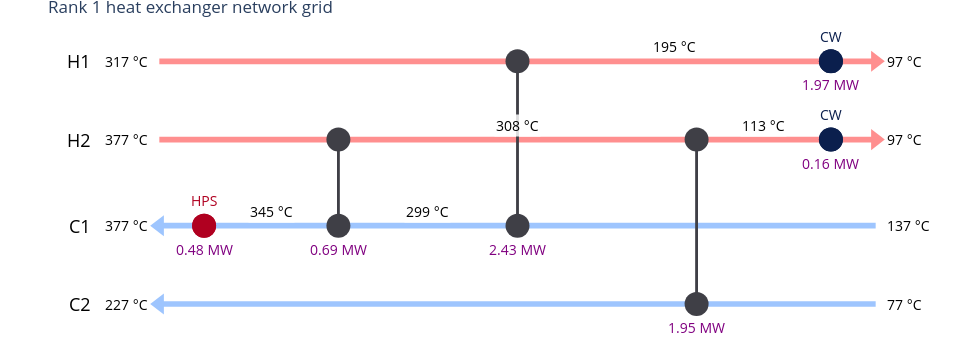
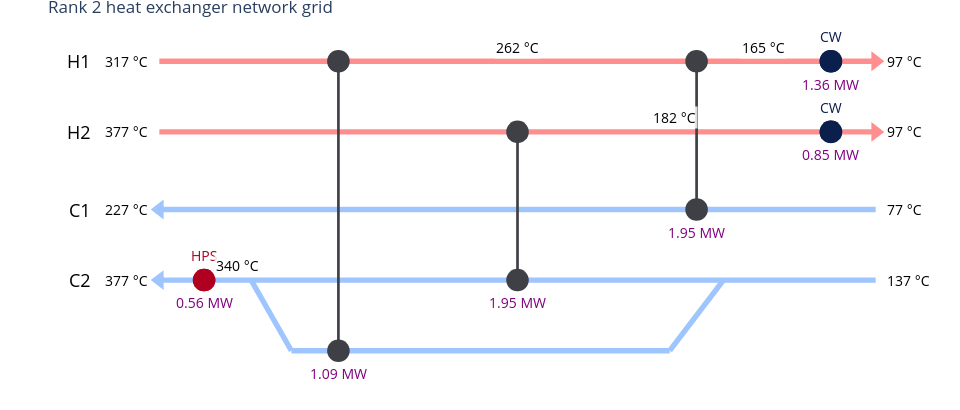

The cell these charts' notebook holds for them, in order:
### Code cell
grid_diagrams = []

for rank in range(1, min(3, len(top_ranked_networks)) + 1):
    design.select_network(solution_rank=rank)
    diagram = design.network.build_grid_diagram()
    diagram.fig.update_layout(title_text=f"Rank {rank} heat exchanger network grid")
    grid_diagrams.append(diagram)
    display(diagram.fig)

design.select_network(solution_rank=1)
network = design.network

### Figure 1 — Plotly figure (JSON) as saved in the notebook; plotly's stock layout.template omitted (floating-point values rounded to 4 significant figures)
{"data": [{"hoverinfo": "skip", "line": {"color": "#9ec5fe", "width": 5.71}, "mode": "lines", "showlegend": false, "type": "scatter", "x": [1, 0], "y": [0.3922, 0.3922]}, {"hoverinfo": "skip", "marker": {"color": "#9ec5fe", "size": 18.27, "symbol": "triangle-left"}, "mode": "markers", "showlegend": false, "type": "scatter", "x": [0], "y": [0.3922]}, {"hoverinfo": "skip", "line": {"color": "#9ec5fe", "width": 5.71}, "mode": "lines", "showlegend": false, "type": "scatter", "x": [1, 0], "y": [0.5882, 0.5882]}, {"hoverinfo": "skip", "marker": {"color": "#9ec5fe", "size": 18.27, "symbol": "triangle-left"}, "mode": "markers", "showlegend": false, "type": "scatter", "x": [0], "y": [0.5882]}, {"hoverinfo": "skip", "line": {"color": "#ff8f8f", "width": 5.71}, "mode": "lines", "showlegend": false, "type": "scatter", "x": [0, 1], "y": [0.8039, 0.8039]}, {"hoverinfo": "skip", "marker": {"color": "#ff8f8f", "size": 18.27, "symbol": "triangle-right"}, "mode": "markers", "showlegend": false, "type": "scatter", "x": [1], "y": [0.8039]}, {"hoverinfo": "skip", "line": {"color": "#ff8f8f", "width": 5.71}, "mode": "lines", "showlegend": false, "type": "scatter", "x": [0, 1], "y": [1.0, 1.0]}, {"hoverinfo": "skip", "marker": {"color": "#ff8f8f", "size": 18.27, "symbol": "triangle-right"}, "mode": "markers", "showlegend": false, "type": "scatter", "x": [1], "y": [1.0]}, {"hovertemplate": "Raw Milk -> Milk Concentrate | stage 1<br>Duty: 0.69 MW<br>Area: 75.75 m^2<extra></extra>", "line": {"color": "#3f3f46", "dash": "solid", "width": 2.855}, "marker": {"color": "#3f3f46", "size": 23.98}, "mode": "lines+markers", "showlegend": false, "type": "scatter", "x": [0.25, 0.25], "y": [0.8039, 0.5882]}, {"hovertemplate": "HT Flash -> Milk Concentrate | stage 3<br>Duty: 2.43 MW<br>Area: 141.04 m^2<extra></extra>", "line": {"color": "#3f3f46", "dash": "solid", "width": 2.855}, "marker": {"color": "#3f3f46", "size": 23.98}, "mode": "lines+markers", "showlegend": false, "type": "scatter", "x": [0.5, 0.5], "y": [1.0, 0.5882]}, {"hovertemplate": "Raw Milk -> CIP Water | stage 3<br>Duty: 1.95 MW<br>Area: 70.28 m^2<extra></extra>", "line": {"color": "#3f3f46", "dash": "solid", "width": 2.855}, "marker": {"color": "#3f3f46", "size": 23.98}, "mode": "lines+markers", "showlegend": false, "type": "scatter", "x": [0.75, 0.75], "y": [0.8039, 0.3922]}, {"hovertemplate": "HPS -> Milk Concentrate<br>Duty: 0.48 MW<br>Area: 13.09 m^2<extra></extra>", "line": {"color": "#b00020", "dash": "solid", "width": 5.71}, "marker": {"color": "#b00020", "size": 23.98}, "mode": "lines+markers", "showlegend": false, "type": "scatter", "x": [0.0625, 0.0625], "y": [0.5882, 0.5882]}, {"hovertemplate": "HT Flash -> CW<br>Duty: 1.97 MW<br>Area: 37.76 m^2<extra></extra>", "line": {"color": "#0b1f4d", "dash": "solid", "width": 5.71}, "marker": {"color": "#0b1f4d", "size": 23.98}, "mode": "lines+markers", "showlegend": false, "type": "scatter", "x": [0.9375, 0.9375], "y": [1.0, 1.0]}, {"hovertemplate": "Raw Milk -> CW<br>Duty: 0.16 MW<br>Area: 4.71 m^2<extra></extra>", "line": {"color": "#0b1f4d", "dash": "solid", "width": 5.71}, "marker": {"color": "#0b1f4d", "size": 23.98}, "mode": "lines+markers", "showlegend": false, "type": "scatter", "x": [0.9375, 0.9375], "y": [0.8039, 0.8039]}], "layout": {"annotations": [{"bgcolor": "rgba(255,255,255,0.82)", "borderpad": 1, "font": {"color": "#b00020", "size": 14}, "showarrow": false, "text": "HPS", "x": 0.0625, "xanchor": "center", "xshift": 0, "y": 0.5882, "yanchor": "bottom", "yshift": 13.3}, {"bgcolor": "rgba(255,255,255,0.82)", "borderpad": 1, "font": {"color": "#0b1f4d", "size": 14}, "showarrow": false, "text": "CW", "x": 0.9375, "xanchor": "center", "xshift": 0, "y": 1.0, "yanchor": "bottom", "yshift": 13.3}, {"bgcolor": "rgba(255,255,255,0.82)", "borderpad": 1, "font": {"color": "#0b1f4d", "size": 14}, "showarrow": false, "text": "CW", "x": 0.9375, "xanchor": "center", "xshift": 0, "y": 0.8039, "yanchor": "bottom", "yshift": 13.3}, {"bgcolor": "rgba(255,255,255,0.82)", "borderpad": 1, "font": {"color": "purple", "size": 14}, "showarrow": false, "text": "0.69 MW", "x": 0.25, "xanchor": "center", "xshift": 0, "y": 0.5882, "yanchor": "top", "yshift": -11.99}, {"bgcolor": "rgba(255,255,255,0.82)", "borderpad": 1, "font": {"color": "purple", "size": 14}, "showarrow": false, "text": "2.43 MW", "x": 0.5, "xanchor": "center", "xshift": 0, "y": 0.5882, "yanchor": "top", "yshift": -11.99}, {"bgcolor": "rgba(255,255,255,0.82)", "borderpad": 1, "font": {"color": "purple", "size": 14}, "showarrow": false, "text": "1.95 MW", "x": 0.75, "xanchor": "center", "xshift": 0, "y": 0.3922, "yanchor": "top", "yshift": -11.99}, {"bgcolor": "rgba(255,255,255,0.82)", "borderpad": 1, "font": {"color": "purple", "size": 14}, "showarrow": false, "text": "0.48 MW", "x": 0.0625, "xanchor": "center", "xshift": 0, "y": 0.5882, "yanchor": "top", "yshift": -11.99}, {"bgcolor": "rgba(255,255,255,0.82)", "borderpad": 1, "font": {"color": "purple", "size": 14}, "showarrow": false, "text": "1.97 MW", "x": 0.9375, "xanchor": "center", "xshift": 0, "y": 1.0, "yanchor": "top", "yshift": -11.99}, {"bgcolor": "rgba(255,255,255,0.82)", "borderpad": 1, "font": {"color": "purple", "size": 14}, "showarrow": false, "text": "0.16 MW", "x": 0.9375, "xanchor": "center", "xshift": 0, "y": 0.8039, "yanchor": "top", "yshift": -11.99}, {"bgcolor": "rgba(255,255,255,0.82)", "borderpad": 1, "font": {"color": "black", "size": 14}, "showarrow": false, "text": "137 °C", "x": 1, "xanchor": "left", "xshift": 9.8, "y": 0.5882, "yanchor": "middle", "yshift": 0}, {"bgcolor": "rgba(255,255,255,0.82)", "borderpad": 1, "font": {"color": "black", "size": 14}, "showarrow": false, "text": "377 °C", "x": 0, "xanchor": "right", "xshift": -9.8, "y": 0.5882, "yanchor": "middle", "yshift": 0}, {"bgcolor": "rgba(255,255,255,0.82)", "borderpad": 1, "font": {"color": "black", "size": 14}, "showarrow": false, "text": "299 °C", "x": 0.375, "xanchor": "center", "xshift": 0, "y": 0.5882, "yanchor": "bottom", "yshift": 2.855}, {"bgcolor": "rgba(255,255,255,0.82)", "borderpad": 1, "font": {"color": "black", "size": 14}, "showarrow": false, "text": "345 °C", "x": 0.1562, "xanchor": "center", "xshift": 0, "y": 0.5882, "yanchor": "bottom", "yshift": 2.855}, {"bgcolor": "rgba(255,255,255,0.82)", "borderpad": 1, "font": {"color": "black", "size": 14}, "showarrow": false, "text": "77 °C", "x": 1, "xanchor": "left", "xshift": 9.8, "y": 0.3922, "yanchor": "middle", "yshift": 0}, {"bgcolor": "rgba(255,255,255,0.82)", "borderpad": 1, "font": {"color": "black", "size": 14}, "showarrow": false, "text": "227 °C", "x": 0, "xanchor": "right", "xshift": -9.8, "y": 0.3922, "yanchor": "middle", "yshift": 0}, {"bgcolor": "rgba(255,255,255,0.82)", "borderpad": 1, "font": {"color": "black", "size": 14}, "showarrow": false, "text": "317 °C", "x": 0, "xanchor": "right", "xshift": -9.8, "y": 1.0, "yanchor": "middle", "yshift": 0}, {"bgcolor": "rgba(255,255,255,0.82)", "borderpad": 1, "font": {"color": "black", "size": 14}, "showarrow": false, "text": "97 °C", "x": 1, "xanchor": "left", "xshift": 9.8, "y": 1.0, "yanchor": "middle", "yshift": 0}, {"bgcolor": "rgba(255,255,255,0.82)", "borderpad": 1, "font": {"color": "black", "size": 14}, "showarrow": false, "text": "195 °C", "x": 0.7188, "xanchor": "center", "xshift": 0, "y": 1.0, "yanchor": "bottom", "yshift": 2.855}, {"bgcolor": "rgba(255,255,255,0.82)", "borderpad": 1, "font": {"color": "black", "size": 14}, "showarrow": false, "text": "377 °C", "x": 0, "xanchor": "right", "xshift": -9.8, "y": 0.8039, "yanchor": "middle", "yshift": 0}, {"bgcolor": "rgba(255,255,255,0.82)", "borderpad": 1, "font": {"color": "black", "size": 14}, "showarrow": false, "text": "97 °C", "x": 1, "xanchor": "left", "xshift": 9.8, "y": 0.8039, "yanchor": "middle", "yshift": 0}, {"bgcolor": "rgba(255,255,255,0.82)", "borderpad": 1, "font": {"color": "black", "size": 14}, "showarrow": false, "text": "308 °C", "x": 0.5, "xanchor": "center", "xshift": 0, "y": 0.8039, "yanchor": "bottom", "yshift": 2.855}, {"bgcolor": "rgba(255,255,255,0.82)", "borderpad": 1, "font": {"color": "black", "size": 14}, "showarrow": false, "text": "113 °C", "x": 0.8438, "xanchor": "center", "xshift": 0, "y": 0.8039, "yanchor": "bottom", "yshift": 2.855}, {"font": {"color": "black", "size": 18}, "showarrow": false, "text": "H2", "x": 0, "xanchor": "right", "xshift": -66.6, "y": 0.8039, "yanchor": "middle", "yshift": 0}, {"font": {"color": "black", "size": 18}, "showarrow": false, "text": "H1", "x": 0, "xanchor": "right", "xshift": -66.6, "y": 1.0, "yanchor": "middle", "yshift": 0}, {"font": {"color": "black", "size": 18}, "showarrow": false, "text": "C2", "x": 0, "xanchor": "right", "xshift": -66.6, "y": 0.3922, "yanchor": "middle", "yshift": 0}, {"font": {"color": "black", "size": 18}, "showarrow": false, "text": "C1", "x": 0, "xanchor": "right", "xshift": -66.6, "y": 0.5882, "yanchor": "middle", "yshift": 0}], "height": 364, "margin": {"b": 25, "l": 145, "r": 70, "t": 25}, "paper_bgcolor": "white", "plot_bgcolor": "white", "showlegend": false, "title": {"text": "Rank 1 heat exchanger network grid"}, "width": 960, "xaxis": {"range": [-0.02, 1.02], "showgrid": false, "showticklabels": false, "ticks": "", "visible": false, "zeroline": false}, "yaxis": {"showgrid": false, "tickmode": "array", "ticktext": ["H2", "H1", "C2", "C1"], "tickvals": [0.8039, 1.0, 0.3922, 0.5882], "visible": false, "zeroline": false}}}

### Figure 2 — Plotly figure (JSON) as saved in the notebook; plotly's stock layout.template omitted (floating-point values rounded to 4 significant figures)
{"data": [{"hoverinfo": "skip", "line": {"color": "#9ec5fe", "width": 5.377}, "mode": "lines", "showlegend": false, "type": "scatter", "x": [1, 0], "y": [0.4918, 0.4918]}, {"hoverinfo": "skip", "marker": {"color": "#9ec5fe", "size": 17.21, "symbol": "triangle-left"}, "mode": "markers", "showlegend": false, "type": "scatter", "x": [0], "y": [0.4918]}, {"hoverinfo": "skip", "line": {"color": "#9ec5fe", "width": 5.377}, "mode": "lines", "showlegend": false, "type": "scatter", "x": [1, 0], "y": [0.6557, 0.6557]}, {"hoverinfo": "skip", "marker": {"color": "#9ec5fe", "size": 17.21, "symbol": "triangle-left"}, "mode": "markers", "showlegend": false, "type": "scatter", "x": [0], "y": [0.6557]}, {"hoverinfo": "skip", "line": {"color": "#ff8f8f", "width": 5.377}, "mode": "lines", "showlegend": false, "type": "scatter", "x": [0, 1], "y": [0.8361, 0.8361]}, {"hoverinfo": "skip", "marker": {"color": "#ff8f8f", "size": 17.21, "symbol": "triangle-right"}, "mode": "markers", "showlegend": false, "type": "scatter", "x": [1], "y": [0.8361]}, {"hoverinfo": "skip", "line": {"color": "#ff8f8f", "width": 5.377}, "mode": "lines", "showlegend": false, "type": "scatter", "x": [0, 1], "y": [1, 1]}, {"hoverinfo": "skip", "marker": {"color": "#ff8f8f", "size": 17.21, "symbol": "triangle-right"}, "mode": "markers", "showlegend": false, "type": "scatter", "x": [1], "y": [1]}, {"hoverinfo": "skip", "line": {"color": "#9ec5fe", "dash": "solid", "width": 5.377}, "mode": "lines", "showlegend": false, "type": "scatter", "x": [0.1844, 0.7125], "y": [0.3279, 0.3279]}, {"hoverinfo": "skip", "line": {"color": "#9ec5fe", "dash": "solid", "width": 5.377}, "mode": "lines", "showlegend": false, "type": "scatter", "x": [0.1281, 0.1844], "y": [0.4918, 0.3279]}, {"hoverinfo": "skip", "line": {"color": "#9ec5fe", "dash": "solid", "width": 5.377}, "mode": "lines", "showlegend": false, "type": "scatter", "x": [0.7875, 0.7125], "y": [0.4918, 0.3279]}, {"hovertemplate": "HT Flash -> Milk Concentrate | stage 2<br>Duty: 1.09 MW<br>Area: 55.27 m^2<extra></extra>", "line": {"color": "#3f3f46", "dash": "solid", "width": 2.689}, "marker": {"color": "#3f3f46", "size": 22.58}, "mode": "lines+markers", "showlegend": false, "type": "scatter", "x": [0.25, 0.25], "y": [1, 0.3279]}, {"hovertemplate": "Raw Milk -> Milk Concentrate | stage 2<br>Duty: 1.95 MW<br>Area: 138.57 m^2<extra></extra>", "line": {"color": "#3f3f46", "dash": "solid", "width": 2.689}, "marker": {"color": "#3f3f46", "size": 22.58}, "mode": "lines+markers", "showlegend": false, "type": "scatter", "x": [0.5, 0.5], "y": [0.8361, 0.4918]}, {"hovertemplate": "HT Flash -> CIP Water | stage 3<br>Duty: 1.95 MW<br>Area: 67.60 m^2<extra></extra>", "line": {"color": "#3f3f46", "dash": "solid", "width": 2.689}, "marker": {"color": "#3f3f46", "size": 22.58}, "mode": "lines+markers", "showlegend": false, "type": "scatter", "x": [0.75, 0.75], "y": [1, 0.6557]}, {"hovertemplate": "HPS -> Milk Concentrate<br>Duty: 0.56 MW<br>Area: 14.49 m^2<extra></extra>", "line": {"color": "#b00020", "dash": "solid", "width": 5.377}, "marker": {"color": "#b00020", "size": 22.58}, "mode": "lines+markers", "showlegend": false, "type": "scatter", "x": [0.0625, 0.0625], "y": [0.4918, 0.4918]}, {"hovertemplate": "HT Flash -> CW<br>Duty: 1.36 MW<br>Area: 29.55 m^2<extra></extra>", "line": {"color": "#0b1f4d", "dash": "solid", "width": 5.377}, "marker": {"color": "#0b1f4d", "size": 22.58}, "mode": "lines+markers", "showlegend": false, "type": "scatter", "x": [0.9375, 0.9375], "y": [1, 1]}, {"hovertemplate": "Raw Milk -> CW<br>Duty: 0.85 MW<br>Area: 17.17 m^2<extra></extra>", "line": {"color": "#0b1f4d", "dash": "solid", "width": 5.377}, "marker": {"color": "#0b1f4d", "size": 22.58}, "mode": "lines+markers", "showlegend": false, "type": "scatter", "x": [0.9375, 0.9375], "y": [0.8361, 0.8361]}], "layout": {"annotations": [{"bgcolor": "rgba(255,255,255,0.82)", "borderpad": 1, "font": {"color": "#b00020", "size": 14}, "showarrow": false, "text": "HPS", "x": 0.0625, "xanchor": "center", "xshift": 0, "y": 0.4918, "yanchor": "bottom", "yshift": 13.3}, {"bgcolor": "rgba(255,255,255,0.82)", "borderpad": 1, "font": {"color": "#0b1f4d", "size": 14}, "showarrow": false, "text": "CW", "x": 0.9375, "xanchor": "center", "xshift": 0, "y": 1, "yanchor": "bottom", "yshift": 13.3}, {"bgcolor": "rgba(255,255,255,0.82)", "borderpad": 1, "font": {"color": "#0b1f4d", "size": 14}, "showarrow": false, "text": "CW", "x": 0.9375, "xanchor": "center", "xshift": 0, "y": 0.8361, "yanchor": "bottom", "yshift": 13.3}, {"bgcolor": "rgba(255,255,255,0.82)", "borderpad": 1, "font": {"color": "purple", "size": 14}, "showarrow": false, "text": "1.09 MW", "x": 0.25, "xanchor": "center", "xshift": 0, "y": 0.3279, "yanchor": "top", "yshift": -11.29}, {"bgcolor": "rgba(255,255,255,0.82)", "borderpad": 1, "font": {"color": "purple", "size": 14}, "showarrow": false, "text": "1.95 MW", "x": 0.5, "xanchor": "center", "xshift": 0, "y": 0.4918, "yanchor": "top", "yshift": -11.29}, {"bgcolor": "rgba(255,255,255,0.82)", "borderpad": 1, "font": {"color": "purple", "size": 14}, "showarrow": false, "text": "1.95 MW", "x": 0.75, "xanchor": "center", "xshift": 0, "y": 0.6557, "yanchor": "top", "yshift": -11.29}, {"bgcolor": "rgba(255,255,255,0.82)", "borderpad": 1, "font": {"color": "purple", "size": 14}, "showarrow": false, "text": "0.56 MW", "x": 0.0625, "xanchor": "center", "xshift": 0, "y": 0.4918, "yanchor": "top", "yshift": -11.29}, {"bgcolor": "rgba(255,255,255,0.82)", "borderpad": 1, "font": {"color": "purple", "size": 14}, "showarrow": false, "text": "1.36 MW", "x": 0.9375, "xanchor": "center", "xshift": 0, "y": 1, "yanchor": "top", "yshift": -11.29}, {"bgcolor": "rgba(255,255,255,0.82)", "borderpad": 1, "font": {"color": "purple", "size": 14}, "showarrow": false, "text": "0.85 MW", "x": 0.9375, "xanchor": "center", "xshift": 0, "y": 0.8361, "yanchor": "top", "yshift": -11.29}, {"bgcolor": "rgba(255,255,255,0.82)", "borderpad": 1, "font": {"color": "black", "size": 14}, "showarrow": false, "text": "77 °C", "x": 1, "xanchor": "left", "xshift": 9.8, "y": 0.6557, "yanchor": "middle", "yshift": 0}, {"bgcolor": "rgba(255,255,255,0.82)", "borderpad": 1, "font": {"color": "black", "size": 14}, "showarrow": false, "text": "227 °C", "x": 0, "xanchor": "right", "xshift": -9.8, "y": 0.6557, "yanchor": "middle", "yshift": 0}, {"bgcolor": "rgba(255,255,255,0.82)", "borderpad": 1, "font": {"color": "black", "size": 14}, "showarrow": false, "text": "137 °C", "x": 1, "xanchor": "left", "xshift": 9.8, "y": 0.4918, "yanchor": "middle", "yshift": 0}, {"bgcolor": "rgba(255,255,255,0.82)", "borderpad": 1, "font": {"color": "black", "size": 14}, "showarrow": false, "text": "377 °C", "x": 0, "xanchor": "right", "xshift": -9.8, "y": 0.4918, "yanchor": "middle", "yshift": 0}, {"bgcolor": "rgba(255,255,255,0.82)", "borderpad": 1, "font": {"color": "black", "size": 14}, "showarrow": false, "text": "340 °C", "x": 0.1094, "xanchor": "center", "xshift": 0, "y": 0.4918, "yanchor": "bottom", "yshift": 2.689}, {"bgcolor": "rgba(255,255,255,0.82)", "borderpad": 1, "font": {"color": "black", "size": 14}, "showarrow": false, "text": "317 °C", "x": 0, "xanchor": "right", "xshift": -9.8, "y": 1, "yanchor": "middle", "yshift": 0}, {"bgcolor": "rgba(255,255,255,0.82)", "borderpad": 1, "font": {"color": "black", "size": 14}, "showarrow": false, "text": "97 °C", "x": 1, "xanchor": "left", "xshift": 9.8, "y": 1, "yanchor": "middle", "yshift": 0}, {"bgcolor": "rgba(255,255,255,0.82)", "borderpad": 1, "font": {"color": "black", "size": 14}, "showarrow": false, "text": "262 °C", "x": 0.5, "xanchor": "center", "xshift": 0, "y": 1, "yanchor": "bottom", "yshift": 2.689}, {"bgcolor": "rgba(255,255,255,0.82)", "borderpad": 1, "font": {"color": "black", "size": 14}, "showarrow": false, "text": "165 °C", "x": 0.8438, "xanchor": "center", "xshift": 0, "y": 1, "yanchor": "bottom", "yshift": 2.689}, {"bgcolor": "rgba(255,255,255,0.82)", "borderpad": 1, "font": {"color": "black", "size": 14}, "showarrow": false, "text": "377 °C", "x": 0, "xanchor": "right", "xshift": -9.8, "y": 0.8361, "yanchor": "middle", "yshift": 0}, {"bgcolor": "rgba(255,255,255,0.82)", "borderpad": 1, "font": {"color": "black", "size": 14}, "showarrow": false, "text": "97 °C", "x": 1, "xanchor": "left", "xshift": 9.8, "y": 0.8361, "yanchor": "middle", "yshift": 0}, {"bgcolor": "rgba(255,255,255,0.82)", "borderpad": 1, "font": {"color": "black", "size": 14}, "showarrow": false, "text": "182 °C", "x": 0.7188, "xanchor": "center", "xshift": 0, "y": 0.8361, "yanchor": "bottom", "yshift": 2.689}, {"font": {"color": "black", "size": 18}, "showarrow": false, "text": "H2", "x": 0, "xanchor": "right", "xshift": -66.6, "y": 0.8361, "yanchor": "middle", "yshift": 0}, {"font": {"color": "black", "size": 18}, "showarrow": false, "text": "H1", "x": 0, "xanchor": "right", "xshift": -66.6, "y": 1, "yanchor": "middle", "yshift": 0}, {"font": {"color": "black", "size": 18}, "showarrow": false, "text": "C2", "x": 0, "xanchor": "right", "xshift": -66.6, "y": 0.4918, "yanchor": "middle", "yshift": 0}, {"font": {"color": "black", "size": 18}, "showarrow": false, "text": "C1", "x": 0, "xanchor": "right", "xshift": -66.6, "y": 0.6557, "yanchor": "middle", "yshift": 0}], "height": 410, "margin": {"b": 25, "l": 145, "r": 70, "t": 25}, "paper_bgcolor": "white", "plot_bgcolor": "white", "showlegend": false, "title": {"text": "Rank 2 heat exchanger network grid"}, "width": 960, "xaxis": {"range": [-0.02, 1.02], "showgrid": false, "showticklabels": false, "ticks": "", "visible": false, "zeroline": false}, "yaxis": {"showgrid": false, "tickmode": "array", "ticktext": ["H2", "H1", "C2", "C1"], "tickvals": [0.8361, 1, 0.4918, 0.6557], "visible": false, "zeroline": false}}}
